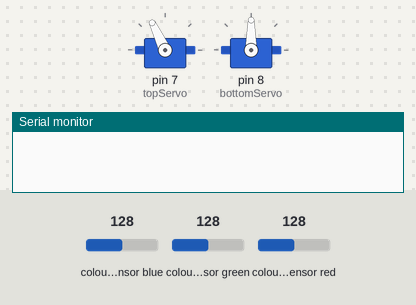
Simulated run of this sketch. Board: Arduino Uno, built with avr-gcc and run on an emulated ATmega328P. Parts: 2 × servo, the last lines printed to the serial monitor. Wiring (inferred from the names in the program): TCS3200 colour sensor: output pin 6; S2 pin 4; S3 pin 5; S0 pin 2; S1 pin 3. The test bench sets the inputs (shaded band); at power-on: colour sensor blue 128, colour sensor green 128, colour sensor red 128.

Above: at 0.05 s.
At 0.5 s:
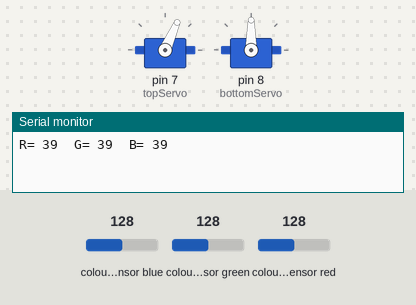
At 0.8 s:
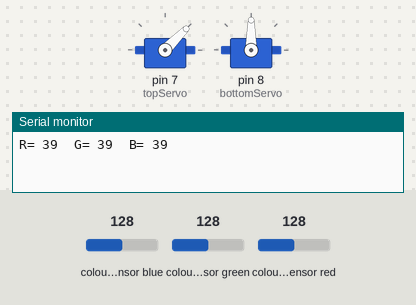
At 1.0 s:
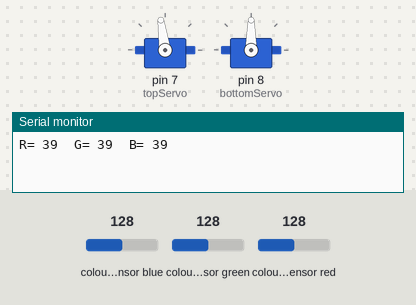
Timing chart, 0 to 3.0 s (numbered marks = the images above):
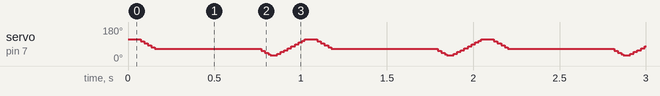

Measured:
- by itself, servo on pin 7 (topServo): repeats every 1.0 s: 104° 0.02 s, 94° 0.02 s, 84° 0.02 s, 74° 0.02 s, 66° 0.60 s, 65° 0.02 s, 55° 0.02 s, 45° 0.02 s, 35° 0.01 s, 30° 0.04 s, 38° 0.02 s, 48° 0.02 s, 58° 0.02 s, 68° 0.02 s, 78° 0.02 s, 88° 0.02 s, 98° 0.02 s, 108° 0.01 s, 115° 0.05 s, 114° 0.02 s

The sketch:

couler.ino
```cpp
/*     Arduino Project - Color Sorting Machine

    by Dejan Nedelkovski, www.HowToMechatronics.com

*/
#include <Servo.h>

#define S0 2
#define S1 3
#define S2 4
#define S3 5
#define sensorOut 6

Servo topServo;
Servo bottomServo;

int frequency = 0;
int color = 0;

void setup() {
  pinMode(S0, OUTPUT);
  pinMode(S1, OUTPUT);
  pinMode(S2, OUTPUT);
  pinMode(S3, OUTPUT);
  pinMode(sensorOut, INPUT);

  // Setting frequency-scaling to 20%
  digitalWrite(S0, HIGH);
  digitalWrite(S1, LOW);

  topServo.attach(7);
  bottomServo.attach(8);

  Serial.begin(1200);
}

void loop() {

  topServo.write(115);
  delay(50);

  for (int i = 115; i > 65; i--) {
    topServo.write(i);
    delay(2);
  }
  delay(50);

  color = readColor();
  delay(500);

  switch (color) {
    case 1:
      bottomServo.write(50);
      break;


    case 2:
      bottomServo.write(145);
      break;
  }
  delay(30);

  for (int i = 65; i > 29; i--) {
    topServo.write(i);
    delay(2);
  }
  delay(20);

  for (int i = 29; i < 115; i++) {
    topServo.write(i);
    delay(2);
  }
  color = 0;
}

// Custom Function - readColor()
int readColor() {

  digitalWrite(S2, LOW);
  digitalWrite(S3, LOW);
  frequency = pulseIn(sensorOut, LOW);
  int R = frequency;

  Serial.print("R= ");
  Serial.print(frequency);
  Serial.print("  ");
  delay(5);

  digitalWrite(S2, HIGH);
  digitalWrite(S3, HIGH);
  frequency = pulseIn(sensorOut, LOW);
  int G = frequency;
  Serial.print("G= ");//printing name
  Serial.print(frequency);
  Serial.print("  ");
  delay(5);

  digitalWrite(S2, LOW);
  digitalWrite(S3, HIGH);
  frequency = pulseIn(sensorOut, LOW);
  int B = frequency;
  Serial.print("B= ");
  Serial.print(frequency);
  Serial.println("  ");
  delay(5);

  if (R<125 & R>100 & G<155 & G>127) {
    color = 1; // go nut
  }
  if (R<156 & R>133 & G<190 & G>160) {
    color = 2; // nogo nut
  }
  return color;
}
```
